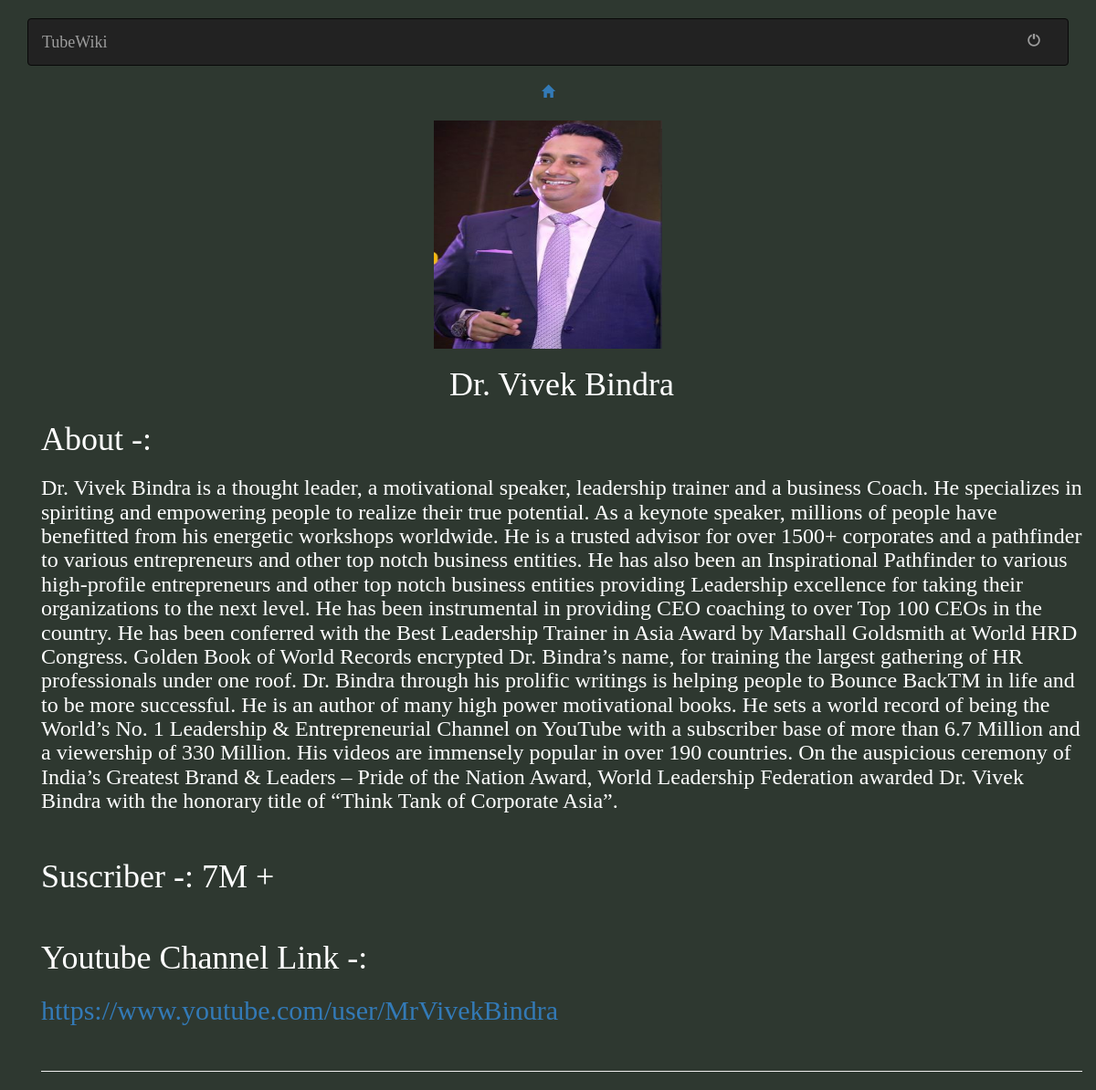
Screenshot of /account/motivational/1/ (signed in) with the database file from the repository.
### accounts/models.py (models this page shows, shortened)
class motivational(models.Model):
    id = models.IntegerField(primary_key=True)
    name = models.CharField(max_length=100,default='')
    about = models.TextField(max_length=100000,default='')
    link = models.CharField(max_length=500,default='')
    image = models.ImageField(blank=True)
    suscriber = models.CharField(max_length=10,default=None)

### accounts/views.py (the view)
# urls.py: url(r'^motivational/(?P<slug>[\w-]+)/$',views.moti_detail,name='moti'),
@login_required(login_url='accounts:login')
def moti_detail(request,slug):
    moti_person = motivational.objects.get(id=slug)
    return render(request,'accounts/detail_moti.html',{'moti_person':moti_person})

### accounts/templates/accounts/detail_moti.html (shortened to what this page needs)
{% extends 'base.html' %}
{% load static %}
{% block head %}
<link rel="stylesheet" href="{% static 'accounts/detail_moti.css' %}">
{% endblock %}
{% block body %}
<div class="container">
  <br>
  <nav class="navbar navbar-inverse">
  <div class="container-fluid">
    <div class="navbar-header">
      <a class="navbar-brand">TubeWiki</a>
    </div>
    <div class="collapse navbar-collapse" id="myNavbar">
      <ul class="nav navbar-nav navbar-right">
        <li><a href="{% url 'accounts:logout' %}"><span class="glyphicon glyphicon-off"></span></a></li>
      </ul>
    </div>
  </div>
</nav>
  <center><a href="/account/"<span class="glyphicon glyphicon-home"></span></a></center><br>
    <center><img src="{{ moti_person.image.url }}" width="250" height="250"/></center>
  <div class="container">
    <center>  <h1>{{ moti_person.name }}</h1></center>
    <h1>About -:</h1>
      <h3>{{ moti_person.about }}</h3>
      <br>
      <h1>Suscriber -: {{ moti_person.suscriber }}</h1><br>
      <h1>Youtube Channel Link -:</h1>
      <h2>
      <a href="{{ moti_person.link }}">{{ moti_person.link }}</a></h2>
      <br>
      <hr>
  </div>
{% endblock %}

### accounts/static/accounts/detail_moti.css (style rules this page uses)
body { background: #2e3830; font-family: Ubuntu; color: white; }

### rows the page displays
motivational: image (picture), name "Dr. Vivek Bindra", about "Dr. Vivek Bindra is a thought leader, a motivational speaker, leadership trainer and a business Coach. He specializes in spiriting and empowering people to realize their true potential. As a keynote speaker, millions of people have benefitted from his energetic workshops worldwide. He is a trusted advisor for over 1500+ corporates and a pathfinder to various entrepreneurs and other top notch business entities. He has also been an Inspirational Pathfinder to various high-profile entrepreneurs and other top notch business entities providing Leadership excellence for taking their organizations to the next level. He has been instrumental in providing CEO coaching to over Top 100 CEOs in the…", suscriber "7M +", link "https://www.youtube.com/user/MrVivekBindra"
